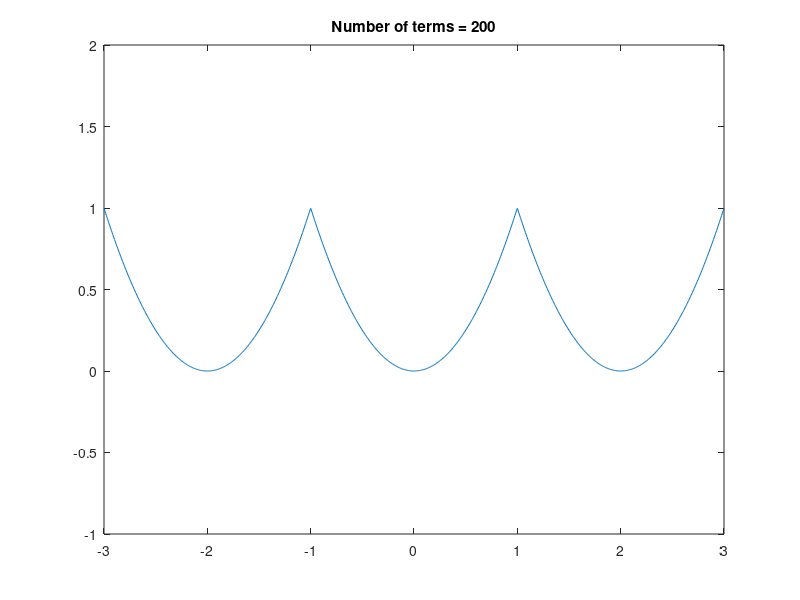

Here is the MATLAB script that generated this plot:
clear % clear all variables
clf % clear the figure window
L = 1; % define the domain size
x = linspace(-3*L,3*L,1000); %lay down a grid of points
%a0 = 1/4 % define the first a coeff for the function f=0 for x<L/2 and f = 1 for x > L/2
a0 = integral(@(X) X.^2,-L,L)/(2*L) % compute the first coefficient of the series for x^2
series = a0*ones(size(x)); % start the series
for n = 1:200 % add terms to the series
    plot(x,series), axis([-3*L 3*L -1 2]) % visualize it
    title(['Number of terms = ',num2str(n)]) % define a title
    drawnow % force graphics
    %pause % handy dandy pause
    %define the coefficients for f=0 for x<L/2 and f=1 for x>L/2
    %a = (sin(n*pi)-sin(n*pi/2))/(n*pi) % define the a coefficient
    %b = (cos(n*pi/2)-cos(n*pi))/(n*pi) % define the b coefficient
    %define the coefficients for the function x^2 on [-L,L] using integrals
    a = integral(@(X) X.^2.*cos(n*pi*X/L),-L,L)/L % define the a coefficient
    b = integral(@(X) X.^2.*sin(n*pi*X/L),-L,L)/L % define the b coefficient
    series = series + a*cos(n*pi*x/L) + b*sin(n*pi*x/L); % add to the series
end